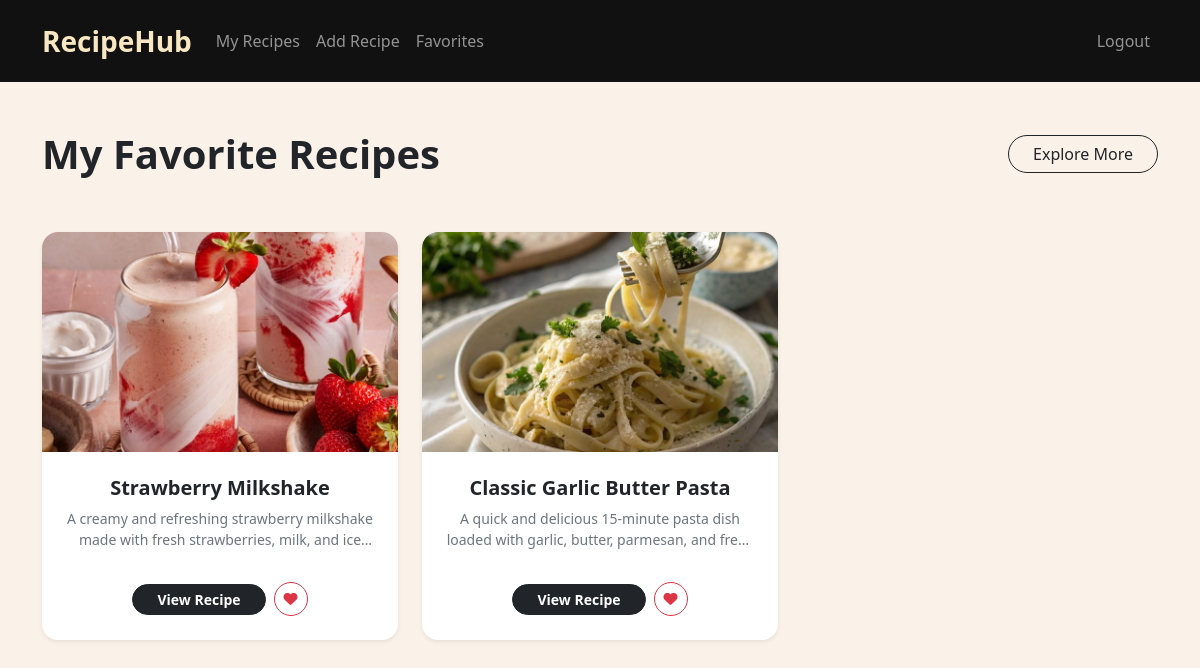
The page /favorites (signed in) on the database its author committed.
### tables this page shows
CREATE TABLE recipes (
    id INTEGER PRIMARY KEY AUTOINCREMENT,
    user_id INTEGER NOT NULL,
    title TEXT NOT NULL,
    description TEXT NOT NULL,
    ingredients TEXT NOT NULL,
    instructions TEXT NOT NULL,
    image TEXT,
    prep_time INTEGER NOT NULL,
    cook_time INTEGER NOT NULL,
    servings INTEGER NOT NULL,
    difficulty TEXT NOT NULL,
    category TEXT NOT NULL,
    created_at TIMESTAMP DEFAULT CURRENT_TIMESTAMP,
    FOREIGN KEY (user_id) REFERENCES users(id)
);

### app.py (the view)
@app.route("/favorites")
def favorites():
    user_id = session.get("user_id")
    if not user_id:
        return redirect("/login")
    print("Session user_id:", user_id)
    favorite_recipes = db.execute("""
    SELECT recipes.*
    FROM recipes
    JOIN favorites
    ON recipes.id = favorites.recipe_id
    WHERE favorites.user_id = ?
""", user_id)
    print("favorite_recipes:", favorite_recipes)
    return render_template("favorites.html", recipes=favorite_recipes)

### templates/favorites.html (shortened to what this page needs)
{% extends "layout.html" %}
{% block main %}
<div class="container py-5">
    <div class="d-flex align-items-center justify-content-between mb-4">
        <h1 class="fw-bold m-0 text-dark">My Favorite Recipes</h1>
        <a href="/" class="btn btn-outline-dark rounded-pill px-4">Explore More</a>
    </div>
    {% if recipes %}
        <div class="row row-cols-1 row-cols-sm-2 row-cols-lg-3 g-4">
            {% for recipe in recipes %}
                <div class="col d-flex align-items-stretch">
                    <div class="card border-0 shadow-sm rounded-4 overflow-hidden w-100 d-flex flex-column hover-shadow transition">
                        <div style="height: 220px; overflow: hidden; background-color: #f8f9fa;">
                            {% if recipe["image"] %}
                                <img src="{{ url_for('static', filename='uploads/' + recipe['image']) }}"
                                     alt="{{ recipe['title'] }}"
                                     class="w-100 h-100"
                                     style="object-fit: cover; object-position: center;">
                            {% else %}
                                <div class="w-100 h-100 d-flex align-items-center justify-content-center text-muted">
                                    No Image
                                </div>
                            {% endif %}
                        </div>
                        <div class="card-body p-4 d-flex flex-column text-center">
                            <h5 class="fw-bold text-dark mb-2">{{ recipe["title"] }}</h5>
                            <p class="text-secondary small mb-4"
                               style="display: -webkit-box; -webkit-line-clamp: 2; -webkit-box-orient: vertical; overflow: hidden; min-height: 2.5rem;">
                                {{ recipe["description"] }}
                            </p>
                            <div class="mt-auto pt-2 d-flex align-items-center justify-content-center gap-2">
                                <a href="/recipe/{{ recipe['id'] }}" class="btn btn-dark rounded-pill px-4 btn-sm fw-semibold">
                                    View Recipe
                                </a>
                                <form action="/favorite/{{ recipe['id'] }}" method="POST" class="m-0 p-0">
                                    <button type="submit" class="btn btn-outline-danger btn-sm rounded-circle d-flex align-items-center justify-content-center"
                                            style="width: 34px; height: 34px;"
                                            title="Remove favorite">
                                        <i class="fa-solid fa-heart"></i>
                                    </button>
                                </form>
                            </div>
                        </div>
                    </div>
                </div>
            {% endfor %}
        </div>
    {% endif %}
</div>
{% endblock %}

### templates/layout.html (shortened to what this page needs)
<!DOCTYPE html>
<html lang = "en">
    <head>
        <link href="https://cdn.jsdelivr.net/npm/bootstrap@5.3.8/dist/css/bootstrap.min.css" rel="stylesheet">
        <link href="/static/style.css" rel="stylesheet">
        <link rel="stylesheet" href="https://cdnjs.cloudflare.com/ajax/libs/font-awesome/6.4.0/css/all.min.css">
    </head>
    <body class="{% block body_class %}{% endblock %}">
        <nav class="navbar navbar-expand-lg navbar-dark bg-dark">
    <div class="container">
        <a class="navbar-brand fs-3 fw-bold" href="/">RecipeHub</a>
        <div class="collapse navbar-collapse" id="navbar">
            <ul class="navbar-nav me-auto">
                {% if session.get("user_id") %}
                    <li class="nav-item">
                        <a class="nav-link" href="/myrecipes">My Recipes</a>
                    <li class="nav-item">
                        <a class="nav-link" href="/add">Add Recipe</a>
                    </li>
                    <li class="nav-item">
                        <a class="nav-link" href="/favorites">Favorites</a>
                    </li>
                {% endif %}
            </ul>
            <ul class="navbar-nav ms-auto">
                {% if session.get("user_id") %}
                    <li class="nav-item">
                        <a class="nav-link" href="/logout">Logout</a>
                    </li>
                {% endif %}
            </ul>
        </div>
    </div>
</nav>
        <main>
            {% block main %} {% endblock %}
        </main>
    </body>
</html>

### static/style.css (style rules this page uses)
body { background-color: #FAF2E8 !important; }
.navbar { background-color: #111111 !important; padding: 15px 0; }
.navbar-brand { color: #f8e7c2 !important; font-weight: 700; }
.card { max-width: 1100px; margin: 30px auto; border: none; border-radius: 20px; box-shadow: 0 8px 20px rgba(0,0,0,0.15); transition: 0.3s ease; overflow: hidden; }
.card-body { padding: 30px; }

### rows shown on the page
recipes: image (picture), title "Strawberry Milkshake", description "A creamy and refreshing strawberry milkshake made with fresh strawberries, milk, and…"
recipes: image (picture), title "Classic Garlic Butter Pasta", description "A quick and delicious 15-minute pasta dish loaded with garlic, butter, parmesan, and…"
